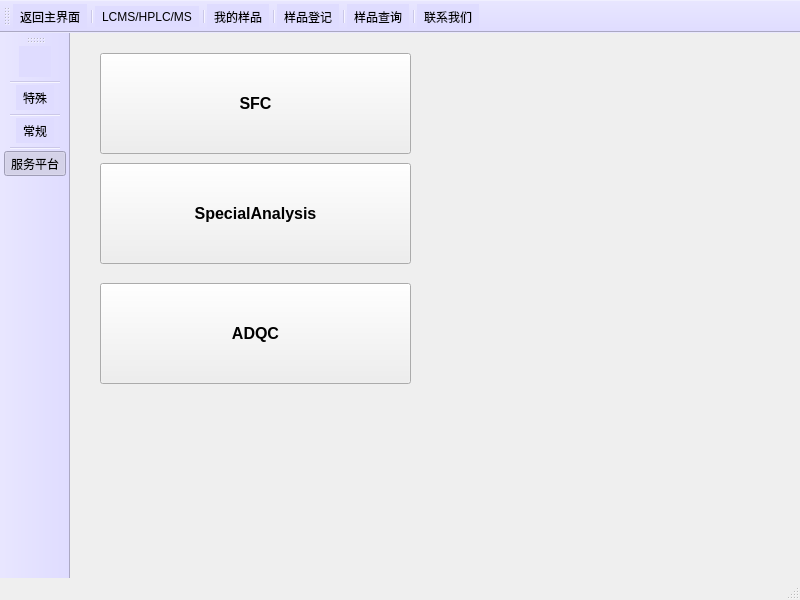
<?xml version="1.0" encoding="UTF-8"?>
<ui version="4.0">
 <class>serve</class>
 <widget class="QMainWindow" name="serve">
  <property name="geometry">
   <rect>
    <x>0</x>
    <y>0</y>
    <width>800</width>
    <height>600</height>
   </rect>
  </property>
  <property name="windowTitle">
   <string>MainWindow</string>
  </property>
  <widget class="QWidget" name="centralwidget">
   <widget class="QPushButton" name="pushButton">
    <property name="geometry">
     <rect>
      <x>30</x>
      <y>20</y>
      <width>311</width>
      <height>101</height>
     </rect>
    </property>
    <property name="font">
     <font>
      <pointsize>12</pointsize>
      <weight>75</weight>
      <bold>true</bold>
     </font>
    </property>
    <property name="styleSheet">
     <string notr="true">background-image: url(:/picture/24.jpg);</string>
    </property>
    <property name="text">
     <string>SFC</string>
    </property>
   </widget>
   <widget class="QPushButton" name="pushButton_2">
    <property name="geometry">
     <rect>
      <x>30</x>
      <y>130</y>
      <width>311</width>
      <height>101</height>
     </rect>
    </property>
    <property name="font">
     <font>
      <pointsize>12</pointsize>
      <weight>75</weight>
      <bold>true</bold>
     </font>
    </property>
    <property name="styleSheet">
     <string notr="true">background-image: url(:/picture/21.jpg);</string>
    </property>
    <property name="text">
     <string>SpecialAnalysis</string>
    </property>
   </widget>
   <widget class="QPushButton" name="pushButton_3">
    <property name="geometry">
     <rect>
      <x>30</x>
      <y>250</y>
      <width>311</width>
      <height>101</height>
     </rect>
    </property>
    <property name="font">
     <font>
      <pointsize>12</pointsize>
      <weight>75</weight>
      <bold>true</bold>
     </font>
    </property>
    <property name="styleSheet">
     <string notr="true">background-image: url(:/picture/21.jpg);</string>
    </property>
    <property name="text">
     <string>ADQC</string>
    </property>
   </widget>
   <widget class="QLabel" name="label">
    <property name="geometry">
     <rect>
      <x>0</x>
      <y>0</y>
      <width>671</width>
      <height>461</height>
     </rect>
    </property>
    <property name="styleSheet">
     <string notr="true">background-image: url(:/picture/11.jpg);</string>
    </property>
    <property name="text">
     <string/>
    </property>
   </widget>
   <zorder>label</zorder>
   <zorder>pushButton</zorder>
   <zorder>pushButton_2</zorder>
   <zorder>pushButton_3</zorder>
  </widget>
  <widget class="QStatusBar" name="statusbar"/>
  <widget class="QToolBar" name="toolBar">
   <property name="windowTitle">
    <string>toolBar</string>
   </property>
   <property name="styleSheet">
    <string notr="true">background-color: rgb(223, 220, 255);</string>
   </property>
   <property name="toolButtonStyle">
    <enum>Qt::ToolButtonTextUnderIcon</enum>
   </property>
   <attribute name="toolBarArea">
    <enum>LeftToolBarArea</enum>
   </attribute>
   <attribute name="toolBarBreak">
    <bool>false</bool>
   </attribute>
   <addaction name="action"/>
   <addaction name="separator"/>
   <addaction name="action_special"/>
   <addaction name="separator"/>
   <addaction name="action_normal"/>
   <addaction name="separator"/>
   <addaction name="action_serve"/>
  </widget>
  <widget class="QToolBar" name="toolBar_2">
   <property name="windowTitle">
    <string>toolBar_2</string>
   </property>
   <property name="styleSheet">
    <string notr="true">background-color: rgb(223, 220, 255);</string>
   </property>
   <attribute name="toolBarArea">
    <enum>TopToolBarArea</enum>
   </attribute>
   <attribute name="toolBarBreak">
    <bool>false</bool>
   </attribute>
   <addaction name="action_return"/>
   <addaction name="separator"/>
   <addaction name="actionLCMS_HPLC_MS"/>
   <addaction name="separator"/>
   <addaction name="action_my"/>
   <addaction name="separator"/>
   <addaction name="action_login"/>
   <addaction name="separator"/>
   <addaction name="action_find"/>
   <addaction name="separator"/>
   <addaction name="action_link"/>
  </widget>
  <action name="action">
   <property name="icon">
    <iconset resource="picture.qrc">
     <normaloff>:/picture/40.jpg</normaloff>:/picture/40.jpg</iconset>
   </property>
   <property name="text">
    <string/>
   </property>
  </action>
  <action name="action_special">
   <property name="icon">
    <iconset resource="picture.qrc">
     <normaloff>:/picture/42.jpg</normaloff>:/picture/42.jpg</iconset>
   </property>
   <property name="text">
    <string>特殊</string>
   </property>
  </action>
  <action name="action_normal">
   <property name="icon">
    <iconset resource="picture.qrc">
     <normaloff>:/picture/72.jpg</normaloff>:/picture/72.jpg</iconset>
   </property>
   <property name="text">
    <string>常规</string>
   </property>
  </action>
  <action name="action_serve">
   <property name="checkable">
    <bool>true</bool>
   </property>
   <property name="checked">
    <bool>true</bool>
   </property>
   <property name="icon">
    <iconset resource="picture.qrc">
     <normaloff>:/picture/51.jpg</normaloff>:/picture/51.jpg</iconset>
   </property>
   <property name="text">
    <string>服务平台</string>
   </property>
  </action>
  <action name="actionLCMS_HPLC_MS">
   <property name="text">
    <string>LCMS/HPLC/MS</string>
   </property>
  </action>
  <action name="action_my">
   <property name="text">
    <string>我的样品</string>
   </property>
  </action>
  <action name="action_login">
   <property name="text">
    <string>样品登记</string>
   </property>
  </action>
  <action name="action_find">
   <property name="text">
    <string>样品查询</string>
   </property>
  </action>
  <action name="action_link">
   <property name="text">
    <string>联系我们</string>
   </property>
  </action>
  <action name="action_return">
   <property name="text">
    <string>返回主界面</string>
   </property>
  </action>
 </widget>
 <resources>
  <include location="picture.qrc"/>
 </resources>
 <connections/>
</ui>
